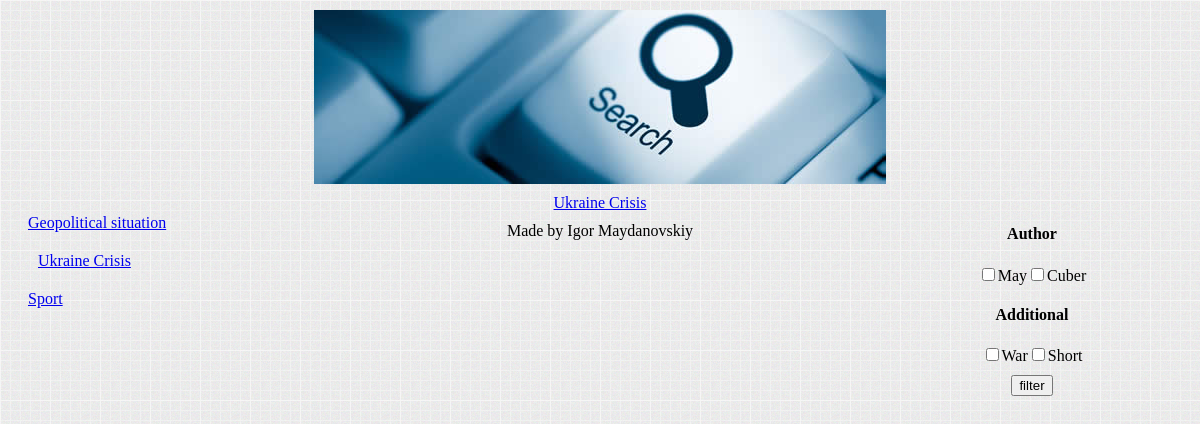
The page / on the database its author committed.
### tables this page shows
CREATE TABLE IF NOT EXISTS `news` (
  `Id` int(11) NOT NULL AUTO_INCREMENT,
  `InstanceOf` int(11) DEFAULT NULL,
  `Title` text NOT NULL,
  `Body` text NOT NULL,
  `ParentId` int(11) DEFAULT NULL,
  `sortField` text NOT NULL,
  `IsContainer` tinyint(1) NOT NULL,
  PRIMARY KEY (`Id`),
  KEY `InstanceOf` (`InstanceOf`)
);

CREATE TABLE IF NOT EXISTS `filters` (
  `FilterId` int(11) NOT NULL AUTO_INCREMENT,
  `Caption` text NOT NULL,
  `AndLogic` tinyint(1) NOT NULL,
  PRIMARY KEY (`FilterId`)
);

CREATE TABLE IF NOT EXISTS `filtervalues` (
  `FilterValueId` int(11) NOT NULL AUTO_INCREMENT,
  `FilterId` int(11) NOT NULL,
  `Caption` text NOT NULL,
  PRIMARY KEY (`FilterValueId`),
  KEY `FilterId` (`FilterId`)
);

### index.php (called while the page is built, shortened)
<?php
	require("DBManager.inc");
	require("System.inc");
	if (!isset($_GET["pageId"]))
		System::getInstance()->showPage(1);
	else
		System::getInstance()->showPage(intval($_GET["pageId"]));
?>

### viewer.inc (called while the page is built, shortened)
<?php
function getView($name,$obj)
{
	require('templates/'.$name);
}
?>

### DBManager.inc (called while the page is built, shortened)
<?php
require("DataSet.inc");
class DBManager
{
	private static $instance;
	private $DBH;
	public static function getInstance()
	{
		if(is_null(self::$instance))
		{
			self::$instance = new self();
		}
	return self::$instance;
}
public function connect($host,$dbname,$user,$password)
{
	try
	{
		$this->DBH = new PDO("mysql:host=$host;dbname=$dbname", $user, $password);
	}
	catch(PDOException $e)
	{
		WriteError($e->getMessage());
		die();
	}
}
public function SQL($query, $params = null)
{
	try
	{
		if(!is_null($params))
		{
			$STH = $this->DBH->prepare($query);
			$STH->execute($params);
			return new DataSet($STH);
		}
		else
		{
			$STH = $this->DBH->query($query);
			return new DataSet($STH);
		}
	}
	catch(PDOException $e)
	{
		WriteError($e->getMessge());
	}
}
}
function SQL($query, $params = null)
{
	return DBManager::getInstance()->SQL($query, $params);
}
?>

### DataSet.inc (called while the page is built, shortened)
<?php
class DataSet
{
private $arr;
public function __construct($ST)
{
	$this->STH = $ST;
	$this->STH->setFetchMode(PDO::FETCH_ASSOC);
	$this->arr = $this->STH->FetchAll();
}
public function getAll()
{
	return $this->arr;
}
}
?>

### Page.inc (the view, shortened to what this page needs)
<?php
class Page
{
	public $id;
	public $body;
	public $title;
	public $isContainer;
	public function __construct($id)
	{
		$page = SQL('Select * from news where id = ?', array($id))->getAll()[0];
		$this->id = $id;
		$this->body =$page['Body'];
		$this->title = $page['Title'];
		$this->isContainer = $page['IsContainer'];
	}
	public function publish()
	{
		if (!$this->isContainer)
		{
			$table = $this->getTable();
			$content = array('title' =>$this->title,'body'=>$this->body, 'table' => $table );
			getView("Content.inc",$content);
		}
		else
		{
			$children = $this->getChildren();
			$content = array();
			for ($i=0; $i < count($children); $i++) {
				array_push($content, array('title' => $children[$i]->title, 'id' => $children[$i]->id));
			}
			$this->publishFilterMenu();
			getView("Container.inc",$content);
		}
	}
	private function getChildren()
	{
		$query = "Select * from(select * from news where parentId =  ?) as m0";
		$params = array();
		array_push($params, $this->id);
			$query = $query . " group by id";
			$children = SQL($query,$params)->getAll();
			$pages = array();
			for ($i=0; $i < count($children); $i++) {
				array_push($pages, new Page($children[$i]["Id"]));
			}
			return $pages;
			return $children;
	}
	private function publishFilterMenu()
	{
		echo "<div id='filter'>";
		$filters = SQL("Select * from filters")->getAll();
		for ($i=0; $i < count($filters); $i++) {
			echo "<div><h4>" . $filters[$i]["Caption"] . "</h4>";
			$filtervalues = SQL("Select * from filtervalues where filterId =?", array($filters[$i]['FilterId']))->getAll();
			for ($j=0; $j <  count($filtervalues); $j++) {
				$checked = "";
				echo "<input id='".$filtervalues[$j]["FilterValueId"]."' type='checkbox' ".$checked."  onclick='NewsModule.changeFiltersList(".$filtervalues[$j]["FilterValueId"].")' >".$filtervalues[$j]['Caption'] . "</input>";
			}
			echo "</div>";
		}
		echo "<input id='filterButton' type='button' value='filter' onclick='NewsModule.filter()'/></div>";
	}
}
?>

### System.inc (shortened to what this page needs)
<?php
	require("Page.inc");
class System
{
	public function showPage($id)
	{
		echo "<html>
				<head>
					<link rel=\"stylesheet\" type=\"text/css\" href=\"css/feed.css\"/>
					<meta http-equiv = \"content-language\" content = \"ru\" />
					<script src=\"js/script.js\".>
					</script>
				</head>
				<body>";
		$p = new Page($id);
		$this->showHeader();
		echo "<div id='menu'>";
		$this->showMenu($this->getParents($id));
		echo "</div>";
		$p->publish();
		$this->showFooter();
		echo "	</body>
			  </html>";
	}
	public function showHeader()
	{
		getView("header.inc",null);
	}
	public function showFooter()
	{
		getView("Footer.inc",null);
	}
	private function showMenu($parentPages, $parent = null, $level = 1)
	{
		$margin = 10;
		$pages = $this->getChildPages($parentPages, $parent);
		for ($i=0; $i < count($pages); $i++) {
			if ($pages[$i]["InstanceOf"] != null)
				$page = new Page($pages[$i]["InstanceOf"]);
			else
				$page = new Page($pages[$i]["Id"]);
			$title = $page->title;
			$id = $page->id;
			echo "<div style=\"margin:" . $level * $margin . "px \"><a href=\"index.php?pageId=" .$id
			."\">" . $title . "</a></div>";
			if (in_array($page, $parentPages))
				$this->showMenu($parentPages,$pages[$i], $level + 1);
		}
	}
	private function getParents($id)
	{
		$parentPages = array();
	  	$page = new Page($id);
	  	array_push($parentPages, $page);
	  	return $parentPages;
	}
	private function getChildPages($parentPages, $parent = null)
	{
		$sortField = $parent["sortField"];
		$query = "select * from  news where";
		$params = array();
		if ($parent == null)
		{
			$query = $query . " ISNULL(ParentId)";
			array_push($params, null);
		}
		else
		{
			$query = $query . " ParentId = ? order by " . $sortField;
			array_push($params, $parent["Id"]);
		}
		$pages = SQL($query,$params)->getAll();
		return $pages;
	}
}
?>

### templates/header.inc
<div id="header"><img src="Pictures/header.jpg"/></div>

### templates/Container.inc
<?php
echo '<div id="contentainer" class="lifted">';
	for ($i=0; $i < count($obj); $i++) {
		echo '<div class="news"><a href="?pageId='. $obj[$i]['id'] .'">'.$obj[$i]['title'].'</a></div>';
	}
echo '</div>';
?>

### templates/Footer.inc
<div id="footer">
		Made by Igor Maydanovskiy
</div>

### css/feed.css (style rules this page uses)
body { background-image: ("Pictures\\bg.png"); background: #eceae8 url("Pictures\\bg.png"); text-align:center; }
div { margin: 10px; }
#header { text-align:center; }
#footer { text-align:center; }
#menu { float: left; width: 300px; }
#menu div { text-align: left; }
#filter { float:right; width: 300px; }
.news { margin: 10px; }
.lifted { 02 -moz-border-radius:4px; 03 border-radius:4px; 04 }

### rows shown on the page
news: Title "Geopolitical situation"
news: Title "Ukraine Crisis"
news: Title "Sport"
filters: Caption "Author"
filtervalues: Caption "May"
filtervalues: Caption "Cuber"
filters: Caption "Additional"
filtervalues: Caption "War"
filtervalues: Caption "Short"
